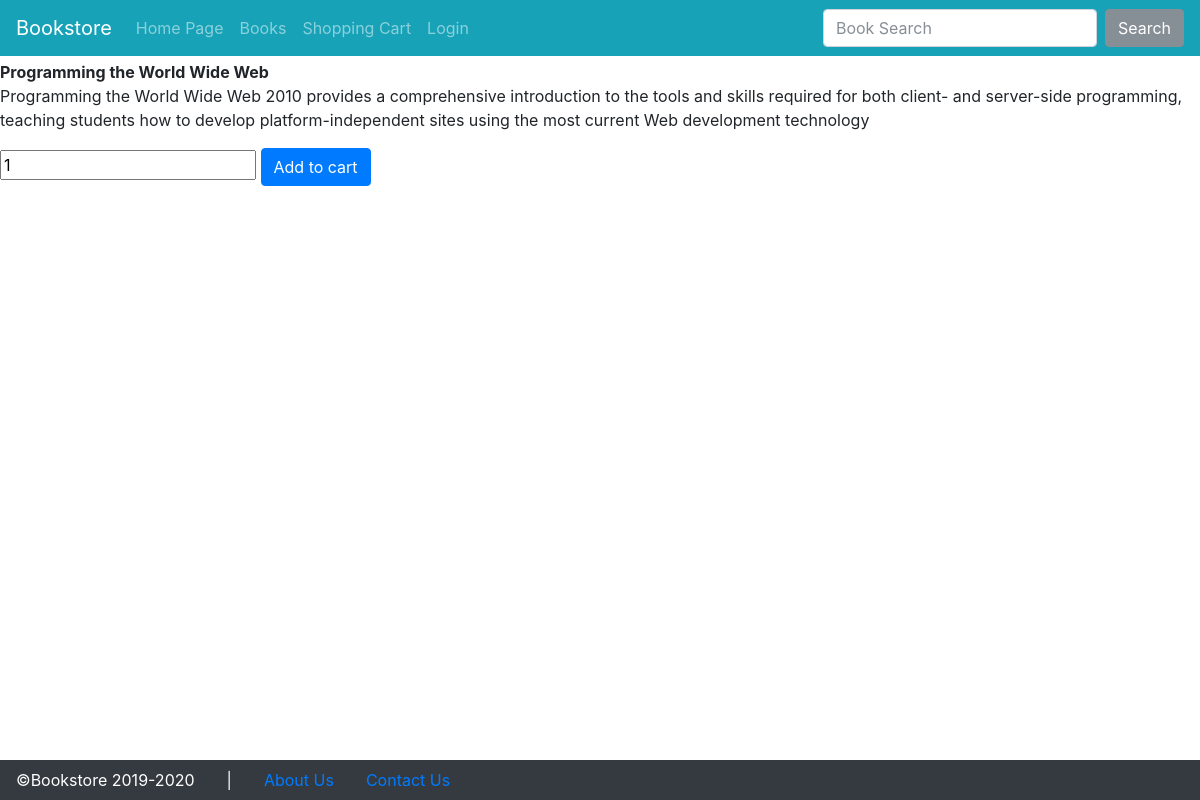
Screenshot of /index.php?p=productinfo&pid=15 with the database file from the repository.
### tables this page shows
CREATE TABLE `product` (
  `ID` int(11) NOT NULL,
  `Title` varchar(200) DEFAULT NULL,
  `author` int(11) NOT NULL,
  `Description` varchar(500) DEFAULT NULL,
  `Price` float DEFAULT NULL,
  `stock` int(11) UNSIGNED NOT NULL DEFAULT 0,
  `Category` int(11) DEFAULT NULL,
  `image` varchar(500) NOT NULL DEFAULT 'products/empty.png'
);

### internal/productinfo.php (the view, shortened to what this page needs)
<?php
$pid = $_REQUEST['pid'];
$sql = "select * from product where ID=?";
if( $stmt = $mysqli->prepare($sql) ) {
	$stmt->bind_param("i", $pid);
	$stmt->execute();
	$result = $stmt->get_result();
	while ($row = $result->fetch_assoc()) {
		print "<b>$row[Title]</b>".
		"<p>$row[Description]</p>".
		"<form onsubmit='add_cart(event, $row[ID])'>
			<input id='qty' type='number' min='1' step='1' value='1' name='qty'>
			<button type='submit' class='btn btn-primary' id='btn_add_cart'>Add to cart</button>
		</form>
		";
	}
}
?>

### index.php (shortened to what this page needs)
<!doctype html>
<html lang="en">
<head>
    <link href="./bootstrap/bootstrap.min.css" rel="stylesheet">
    <link href="./css/select2.min.css" rel="stylesheet">
    <link href="./css/select2-bootstrap4.min.css" rel="stylesheet">
    <link href="./bootstrap/dashboard.css" rel="stylesheet">
    <link href="./css/datatables.min.css" rel="stylesheet">
    <link href="./css/custom.css" rel="stylesheet">
    <link href="./css/toastr.min.css" rel="stylesheet">
  </head>
<body>
    <header>
      <nav id="topNavbar" class="navbar navbar-expand-<?php if($_SESSION['username']!='?') echo "lg"; else echo "md";?> navbar-dark bg-info">
        <a class="navbar-brand" href="#">Bookstore</a>
        <div class="collapse navbar-collapse" id="navbarsExampleDefault">
          <ul class="navbar-nav mr-auto">
          <?php if($_SESSION['is_admin']):?>
			<li class="nav-item<?php if($_SERVER['QUERY_STRING'] == 'p=author_manage') echo ' active';?>">
              <a class="nav-link" href="?p=author_manage">Author Management</a>
            </li>
            <li class="nav-item<?php if($_SERVER['QUERY_STRING'] == 'p=book_manage') echo ' active';?>">
              <a class="nav-link" href="?p=book_manage">Book Management</a>
            </li>
			<li class="nav-item<?php if($_SERVER['QUERY_STRING'] == 'p=category_manage') echo ' active';?>">
              <a class="nav-link" href="?p=category_manage">Category Management</a>
            </li>
            <li class="nav-item<?php if($_SERVER['QUERY_STRING'] == 'p=orders_manage') echo ' active';?>">
              <a class="nav-link" href="?p=orders_manage">Order Management</a>
            </li>
	<li class="nav-item<?php if($_SERVER['QUERY_STRING'] == 'p=coupon_manage') echo ' active';?>">
              <a class="nav-link" href="?p=coupon_manage">Coupon Management</a>
            </li>
            <li class="nav-item">
              <a class="nav-link" href="?p=logout">Logout</a>
            </li>
          <?php else:?>
          <?php if($_SESSION['username']!='?'):?>
            <li class="nav-item<?php if($_SERVER['QUERY_STRING'] == '' || $_SERVER['QUERY_STRING'] == 'p=start') echo ' active';?>">
              <a class="nav-link" href="index.php?p=start">Home Page</a>
            </li>
            <li class="nav-item<?php if($_SERVER['QUERY_STRING'] == 'p=products') echo ' active';?>">
              <a class="nav-link" href="?p=products">All Books</a>
            </li>
            <li class="nav-item<?php if($_SERVER['QUERY_STRING'] == 'p=cart') echo ' active';?>">
              <a class="nav-link" href="?p=cart">Shopping Cart</a>
            </li>
            <li class="nav-item<?php if($_SERVER['QUERY_STRING'] == 'p=myorders') echo ' active';?>">
              <a class="nav-link " href="?p=myorders">My orders</a>
            </li>
            <li class="nav-item<?php if($_SERVER['QUERY_STRING'] == 'p=myinfo') echo ' active';?>">
              <a class="nav-link" href="?p=myinfo">My Account</a>
            </li>
            <li class="nav-item">
              <a class="nav-link" href="?p=logout">Logout</a>
            </li>
          <?php else:?>
            <li class="nav-item<?php if($_SERVER['QUERY_STRING'] == '' || $_SERVER['QUERY_STRING'] == 'p=start') echo ' active';?>">
              <a class="nav-link" href="index.php?p=start">Home Page</a>
            </li>
            <li class="nav-item<?php if($_SERVER['QUERY_STRING'] == 'p=products') echo ' active';?>">
              <a class="nav-link" href="?p=products">Books</a>
            </li>
            <li class="nav-item<?php if($_SERVER['QUERY_STRING'] == 'p=cart') echo ' active';?>">
              <a class="nav-link" href="?p=cart">Shopping Cart</a>
            </li>
            <li class="nav-item<?php if($_SERVER['QUERY_STRING'] == 'p=login') echo ' active';?>">
              <a class="nav-link" href="?p=login">Login</a>
            </li>
          <?php endif;?>
          <?php endif;?>
			</ul>
    <?php if(!$_SESSION['is_admin']): ?>
      <form id="searchBoxForm" method="GET" class="form-inline my-2 my-lg-0">
        <input class="form-control mr-sm-2" name="search" type="search" placeholder="Book Search" aria-label="Search" value="<?php if( isset($_SESSION['bookSearch']['searchbox'])) echo $_SESSION['bookSearch']['searchbox'];?>">
        <button class="btn btn-secondary my-2 my-sm-0" type="submit">Search</button>
      </form>
    <?php endif; ?>
        </div>
      </nav>
    </header>
<div class="container-fluid py-1 px-0" style="overflow: auto">
      <div class="row m-0">
<main id='maincontent' role="main" class="w-100 px-0">
<?php
$p = $_REQUEST['p'];
$pages = array('start','shopinfo','login','do_login','after_login','logout','myinfo','contact','products','cart','catinfo','productinfo','add_cart','empty_cart','buy_cart', 'orders_manage', 'book_manage', 'search_box', 'category_manage', 'author_manage', 'coupon_manage');
foreach($pages as $pp) {
	if($pp==$p) {
		require "internal/$p.php";
	}
}
?>
     </main>
      </div>
    </div>
    <div id="bottomFooter" class="text-white bg-dark">
      <div class="row align-items-center mx-0">
        <div class="nav-link">
          &copy;Bookstore 2019-2020
        </div>
        <div class="nav-link">|</div>
        <a class="nav-link" href="?p=shopinfo">About Us</a>
        <a class="nav-link" href="?p=contact">Contact Us</a>
      </div>
    </div>
  </body>
</html>

### css/custom.css (style rules this page uses)
html, body { height: 100%!important; overflow: hidden!important; margin: 0!important; padding: 0!important; }

### rows the page displays
product: Title "Programming the World Wide Web", Description "Programming the World Wide Web 2010 provides a comprehensive introduction to the tools and skills required for both client- and server-side programming, teaching students how to develop platform-independent sites using the most current Web development technology"
